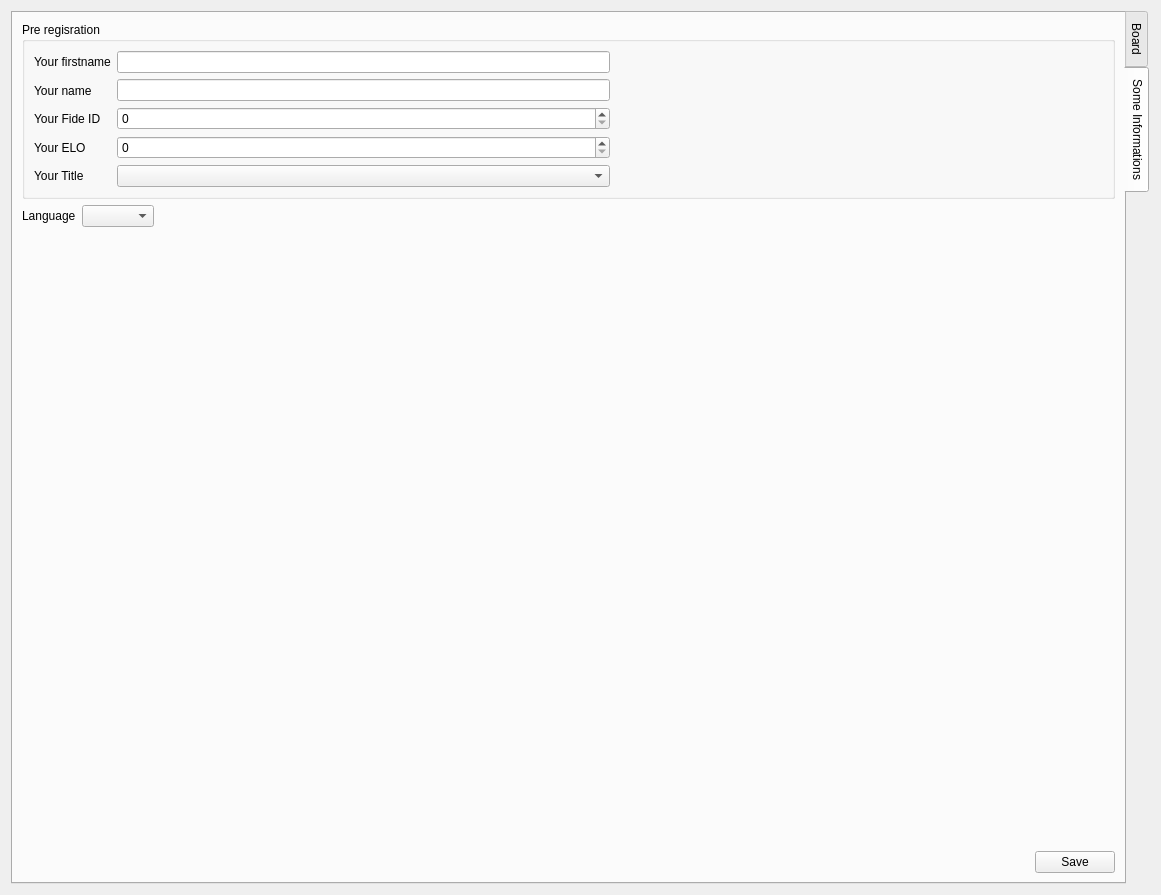
<?xml version="1.0" encoding="UTF-8"?>
<ui version="4.0">
 <class>FormConfig</class>
 <widget class="QWidget" name="FormConfig">
  <property name="geometry">
   <rect>
    <x>0</x>
    <y>0</y>
    <width>1161</width>
    <height>895</height>
   </rect>
  </property>
  <property name="windowTitle">
   <string>Form</string>
  </property>
  <layout class="QVBoxLayout" name="verticalLayout">
   <item>
    <widget class="QTabWidget" name="tabWidget">
     <property name="layoutDirection">
      <enum>Qt::LeftToRight</enum>
     </property>
     <property name="tabPosition">
      <enum>QTabWidget::East</enum>
     </property>
     <property name="tabShape">
      <enum>QTabWidget::Rounded</enum>
     </property>
     <property name="currentIndex">
      <number>1</number>
     </property>
     <widget class="QWidget" name="Board">
      <attribute name="title">
       <string>Board</string>
      </attribute>
      <layout class="QVBoxLayout" name="verticalLayout_4">
       <item>
        <widget class="QSplitter" name="splitter">
         <property name="orientation">
          <enum>Qt::Horizontal</enum>
         </property>
         <widget class="ChessBoard" name="widget" native="true"/>
         <widget class="QWidget" name="layoutWidget">
          <layout class="QVBoxLayout" name="verticalLayout_3">
           <item>
            <widget class="QGroupBox" name="groupBox">
             <property name="title">
              <string>Board options</string>
             </property>
             <widget class="QWidget" name="layoutWidget">
              <property name="geometry">
               <rect>
                <x>13</x>
                <y>815</y>
                <width>128</width>
                <height>27</height>
               </rect>
              </property>
              <layout class="QHBoxLayout" name="horizontalLayout"/>
             </widget>
             <widget class="ColorButton" name="pushButtonWhiteSquareColor">
              <property name="geometry">
               <rect>
                <x>128</x>
                <y>35</y>
                <width>37</width>
                <height>25</height>
               </rect>
              </property>
              <property name="text">
               <string/>
              </property>
             </widget>
             <widget class="QComboBox" name="comboBoxPieces">
              <property name="geometry">
               <rect>
                <x>128</x>
                <y>159</y>
                <width>72</width>
                <height>25</height>
               </rect>
              </property>
             </widget>
             <widget class="ColorButton" name="pushButtonBlackSquareColor">
              <property name="geometry">
               <rect>
                <x>128</x>
                <y>66</y>
                <width>37</width>
                <height>25</height>
               </rect>
              </property>
              <property name="text">
               <string/>
              </property>
             </widget>
             <widget class="ColorButton" name="pushButtonBlackPieceColor">
              <property name="geometry">
               <rect>
                <x>128</x>
                <y>128</y>
                <width>37</width>
                <height>25</height>
               </rect>
              </property>
              <property name="text">
               <string/>
              </property>
             </widget>
             <widget class="ColorButton" name="pushButtonWhitePieceColor">
              <property name="geometry">
               <rect>
                <x>128</x>
                <y>97</y>
                <width>37</width>
                <height>25</height>
               </rect>
              </property>
              <property name="text">
               <string/>
              </property>
             </widget>
             <widget class="QLabel" name="labelBlackPieceColor">
              <property name="geometry">
               <rect>
                <x>15</x>
                <y>128</y>
                <width>94</width>
                <height>17</height>
               </rect>
              </property>
              <property name="text">
               <string>Black Piece color</string>
              </property>
             </widget>
             <widget class="QLabel" name="labelBlackSquareColor">
              <property name="geometry">
               <rect>
                <x>15</x>
                <y>66</y>
                <width>104</width>
                <height>17</height>
               </rect>
              </property>
              <property name="text">
               <string>Black Square color</string>
              </property>
             </widget>
             <widget class="QLabel" name="labelWhiteSquareColor">
              <property name="geometry">
               <rect>
                <x>15</x>
                <y>35</y>
                <width>107</width>
                <height>17</height>
               </rect>
              </property>
              <property name="text">
               <string>White Square color</string>
              </property>
             </widget>
             <widget class="QLabel" name="labelPieces">
              <property name="geometry">
               <rect>
                <x>15</x>
                <y>159</y>
                <width>36</width>
                <height>17</height>
               </rect>
              </property>
              <property name="text">
               <string>Pieces</string>
              </property>
             </widget>
             <widget class="QLabel" name="labelWhitePieceColor">
              <property name="geometry">
               <rect>
                <x>15</x>
                <y>97</y>
                <width>97</width>
                <height>17</height>
               </rect>
              </property>
              <property name="text">
               <string>White Piece color</string>
              </property>
             </widget>
            </widget>
           </item>
           <item>
            <widget class="QGroupBox" name="groupBox_4">
             <property name="title">
              <string>Correct DPI</string>
             </property>
             <widget class="QWidget" name="layoutWidget">
              <property name="geometry">
               <rect>
                <x>13</x>
                <y>30</y>
                <width>291</width>
                <height>118</height>
               </rect>
              </property>
              <layout class="QVBoxLayout" name="verticalLayout_5">
               <item>
                <layout class="QHBoxLayout" name="horizontalLayout_8">
                 <item>
                  <layout class="QVBoxLayout" name="verticalLayout_2">
                   <item>
                    <layout class="QHBoxLayout" name="horizontalLayout_3">
                     <item>
                      <widget class="QLabel" name="label_2">
                       <property name="text">
                        <string>x</string>
                       </property>
                      </widget>
                     </item>
                     <item>
                      <widget class="QDoubleSpinBox" name="doubleSpinBoxXshift">
                       <property name="minimum">
                        <double>0.500000000000000</double>
                       </property>
                       <property name="maximum">
                        <double>1.000000000000000</double>
                       </property>
                       <property name="singleStep">
                        <double>0.050000000000000</double>
                       </property>
                       <property name="value">
                        <double>1.000000000000000</double>
                       </property>
                      </widget>
                     </item>
                    </layout>
                   </item>
                   <item>
                    <layout class="QHBoxLayout" name="horizontalLayout_4">
                     <item>
                      <widget class="QLabel" name="label_5">
                       <property name="text">
                        <string>y</string>
                       </property>
                      </widget>
                     </item>
                     <item>
                      <widget class="QDoubleSpinBox" name="doubleSpinBoxYshift">
                       <property name="minimum">
                        <double>0.500000000000000</double>
                       </property>
                       <property name="maximum">
                        <double>1.000000000000000</double>
                       </property>
                       <property name="singleStep">
                        <double>0.050000000000000</double>
                       </property>
                       <property name="value">
                        <double>1.000000000000000</double>
                       </property>
                      </widget>
                     </item>
                    </layout>
                   </item>
                  </layout>
                 </item>
                 <item>
                  <widget class="QLabel" name="label_6">
                   <property name="text">
                    <string>If squares are drawn as rectangle you 
can decrease x or y to set the size.
You can also decrease the size of 
the case. </string>
                   </property>
                  </widget>
                 </item>
                </layout>
               </item>
               <item>
                <spacer name="verticalSpacer">
                 <property name="orientation">
                  <enum>Qt::Vertical</enum>
                 </property>
                 <property name="sizeHint" stdset="0">
                  <size>
                   <width>20</width>
                   <height>40</height>
                  </size>
                 </property>
                </spacer>
               </item>
              </layout>
             </widget>
            </widget>
           </item>
           <item>
            <layout class="QHBoxLayout" name="horizontalLayout_2">
             <item>
              <spacer name="horizontalSpacer">
               <property name="orientation">
                <enum>Qt::Horizontal</enum>
               </property>
               <property name="sizeHint" stdset="0">
                <size>
                 <width>40</width>
                 <height>20</height>
                </size>
               </property>
              </spacer>
             </item>
             <item>
              <widget class="QPushButton" name="pushButtonSaveBoard">
               <property name="text">
                <string>Save</string>
               </property>
              </widget>
             </item>
            </layout>
           </item>
          </layout>
         </widget>
        </widget>
       </item>
      </layout>
     </widget>
     <widget class="QDialog" name="Bientot">
      <attribute name="title">
       <string>Some Informations</string>
      </attribute>
      <layout class="QHBoxLayout" name="horizontalLayout_9">
       <item>
        <layout class="QVBoxLayout" name="verticalLayout_6">
         <item>
          <widget class="QGroupBox" name="groupBox_3">
           <property name="title">
            <string>Pre regisration</string>
           </property>
           <layout class="QVBoxLayout" name="verticalLayout_10">
            <item>
             <layout class="QHBoxLayout" name="horizontalLayout_5">
              <item>
               <layout class="QVBoxLayout" name="verticalLayout_8">
                <item>
                 <widget class="QLabel" name="labelYourFirsname">
                  <property name="text">
                   <string>Your firstname</string>
                  </property>
                 </widget>
                </item>
                <item>
                 <widget class="QLabel" name="labelYourName">
                  <property name="text">
                   <string>Your name</string>
                  </property>
                 </widget>
                </item>
                <item>
                 <widget class="QLabel" name="labelYourFideID_3">
                  <property name="text">
                   <string>Your Fide ID</string>
                  </property>
                 </widget>
                </item>
                <item>
                 <widget class="QLabel" name="labelYourElo">
                  <property name="text">
                   <string>Your ELO</string>
                  </property>
                 </widget>
                </item>
                <item>
                 <widget class="QLabel" name="labelYourFideID">
                  <property name="text">
                   <string>Your Title</string>
                  </property>
                 </widget>
                </item>
               </layout>
              </item>
              <item>
               <layout class="QVBoxLayout" name="verticalLayout_9">
                <item>
                 <widget class="QLineEdit" name="lineEditYourFirstname"/>
                </item>
                <item>
                 <widget class="QLineEdit" name="lineEditYourName"/>
                </item>
                <item>
                 <widget class="FilledSpinBox" name="spinBoxFideID">
                  <property name="maximum">
                   <number>99999999</number>
                  </property>
                 </widget>
                </item>
                <item>
                 <widget class="FilledSpinBox" name="spinBoxYourElo">
                  <property name="maximum">
                   <number>5000</number>
                  </property>
                 </widget>
                </item>
                <item>
                 <widget class="QComboBox" name="comboBoxYoutTitle">
                  <item>
                   <property name="text">
                    <string/>
                   </property>
                  </item>
                  <item>
                   <property name="text">
                    <string>MI</string>
                   </property>
                  </item>
                  <item>
                   <property name="text">
                    <string>GMI</string>
                   </property>
                  </item>
                 </widget>
                </item>
               </layout>
              </item>
              <item>
               <spacer name="horizontalSpacer_4">
                <property name="orientation">
                 <enum>Qt::Horizontal</enum>
                </property>
                <property name="sizeHint" stdset="0">
                 <size>
                  <width>40</width>
                  <height>20</height>
                 </size>
                </property>
               </spacer>
              </item>
             </layout>
            </item>
           </layout>
          </widget>
         </item>
         <item>
          <layout class="QHBoxLayout" name="horizontalLayout_7">
           <item>
            <widget class="QLabel" name="label">
             <property name="text">
              <string>Language</string>
             </property>
            </widget>
           </item>
           <item>
            <widget class="QComboBox" name="comboBox"/>
           </item>
           <item>
            <spacer name="horizontalSpacer_2">
             <property name="orientation">
              <enum>Qt::Horizontal</enum>
             </property>
             <property name="sizeHint" stdset="0">
              <size>
               <width>40</width>
               <height>20</height>
              </size>
             </property>
            </spacer>
           </item>
          </layout>
         </item>
         <item>
          <spacer name="verticalSpacer_3">
           <property name="orientation">
            <enum>Qt::Vertical</enum>
           </property>
           <property name="sizeHint" stdset="0">
            <size>
             <width>20</width>
             <height>40</height>
            </size>
           </property>
          </spacer>
         </item>
         <item>
          <layout class="QHBoxLayout" name="horizontalLayout_6">
           <item>
            <spacer name="horizontalSpacer_3">
             <property name="orientation">
              <enum>Qt::Horizontal</enum>
             </property>
             <property name="sizeHint" stdset="0">
              <size>
               <width>40</width>
               <height>20</height>
              </size>
             </property>
            </spacer>
           </item>
           <item>
            <widget class="QPushButton" name="pushButtonValidateInformations">
             <property name="text">
              <string>Save</string>
             </property>
            </widget>
           </item>
          </layout>
         </item>
        </layout>
       </item>
      </layout>
     </widget>
    </widget>
   </item>
  </layout>
 </widget>
 <customwidgets>
  <customwidget>
   <class>ChessBoard</class>
   <extends>QWidget</extends>
   <header>chessboard.h</header>
   <container>1</container>
  </customwidget>
  <customwidget>
   <class>ColorButton</class>
   <extends>QPushButton</extends>
   <header>colorbutton.h</header>
  </customwidget>
  <customwidget>
   <class>FilledSpinBox</class>
   <extends>QSpinBox</extends>
   <header>filledspinbox.h</header>
  </customwidget>
 </customwidgets>
 <resources/>
 <connections/>
</ui>
